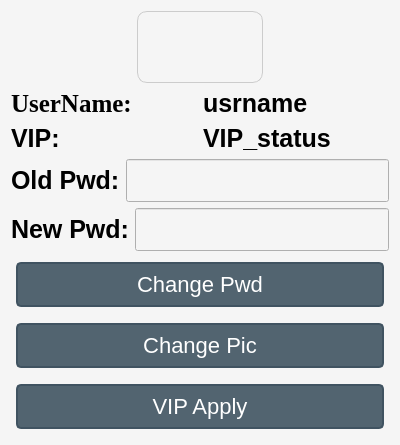
<?xml version="1.0" encoding="UTF-8"?>
<ui version="4.0">
 <class>EditInfo</class>
 <widget class="QWidget" name="EditInfo">
  <property name="geometry">
   <rect>
    <x>0</x>
    <y>0</y>
    <width>400</width>
    <height>445</height>
   </rect>
  </property>
  <property name="windowTitle">
   <string>Form</string>
  </property>
  <property name="styleSheet">
   <string notr="true">QWidget {
            background-color: rgba(245, 245, 245, 1); /* 主背景浅灰 */
            font-family: &quot;Times New Roman&quot;;
            font-size: 30px;
        }
QGraphicsView {
    border: 1px solid #cccccc; /* 设置边框颜色 */
    border-radius: 10px; /* 设置圆角 */
}

        QListWidget {
            background-color: rgba(64, 83, 97, 0.9); /* 列表背景颜色 */
            color: #FFFFFF; /* 列表文字颜色 */
            font-size: 20px;
            border: 2px solid rgba(64, 83, 97, 1); /* 边框颜色 */
            border-radius: 5px;
            padding: 5px;
        }

        QListWidget::item {
            background: rgba(64, 83, 97, 0.9);
            border: none;
            padding: 8px;
            margin: 2px;
        }

        QListWidget::item:hover {
            background: rgba(90, 110, 120, 1); /* 鼠标悬浮背景 */
        }

        QListWidget::item:selected {
            background: rgba(128, 160, 190, 1); /* 选中项背景 */
            color: #000000; /* 选中项文字颜色 */
        }

        QStackedWidget {
            background-color: rgba(255, 255, 255, 1); /* 主视图区域背景颜色 */
            border: 2px solid rgba(64, 83, 97, 1); /* 主视图区域边框 */
            border-radius: 5px;
            padding: 10px;
        }
        QPushButton {
              background-color: rgba(64, 83, 97, 0.9); /* 按钮背景颜色 */
              color: #FFFFFF; /* 按钮文字颜色 */
              font-size: 22px;
              border: 2px solid rgba(64, 83, 97, 1); /* 按钮边框颜色 */
              border-radius: 5px;
              padding: 8px 15px; /* 按钮内边距 */
              margin: 5px; /* 增加外边距让阴影显得明显 */
          }

          QPushButton:hover {
              background-color: rgba(90, 110, 120, 1); /* 鼠标悬浮背景 */
              color: #E6E6E6; /* 悬浮时文字颜色 */
              border: 2px solid rgba(64, 83, 97, 1); /* 保持边框颜色 */
          }

          QPushButton:pressed {
              background-color: rgba(128, 160, 190, 1); /* 按下时背景 */
              color: #000000; /* 按下时文字颜色 */
              border: 2px solid rgba(90, 110, 120, 1); /* 按下时边框颜色 */
          }
          QPushButton:disabled {
              background-color: rgba(200, 200, 200, 1); /* 禁用时背景 */
              color: #A0A0A0; /* 禁用时文字颜色 */
              border: 2px solid rgba(180, 180, 180, 1); /* 禁用时边框颜色 */
          }
QLabel {
    background: rgba(85, 170, 255, 0.0); /* 完全透明背景 */
    color: black;
    font-family: &quot;Times New Roman&quot;;
    font-size: 25px;
    font-weight: bold; /* 加粗 */
}</string>
  </property>
  <layout class="QHBoxLayout" name="horizontalLayout_6">
   <item>
    <layout class="QVBoxLayout" name="verticalLayout">
     <item>
      <layout class="QHBoxLayout" name="horizontalLayout_4" stretch="1,1,1">
       <item>
        <spacer name="horizontalSpacer">
         <property name="orientation">
          <enum>Qt::Horizontal</enum>
         </property>
         <property name="sizeHint" stdset="0">
          <size>
           <width>40</width>
           <height>20</height>
          </size>
         </property>
        </spacer>
       </item>
       <item>
        <widget class="QGraphicsView" name="pic_gv"/>
       </item>
       <item>
        <spacer name="horizontalSpacer_2">
         <property name="orientation">
          <enum>Qt::Horizontal</enum>
         </property>
         <property name="sizeHint" stdset="0">
          <size>
           <width>40</width>
           <height>20</height>
          </size>
         </property>
        </spacer>
       </item>
      </layout>
     </item>
     <item>
      <layout class="QHBoxLayout" name="horizontalLayout">
       <item>
        <widget class="QLabel" name="label">
         <property name="font">
          <font>
           <family>Times New Roman</family>
           <pointsize>-1</pointsize>
           <weight>75</weight>
           <bold>true</bold>
          </font>
         </property>
         <property name="text">
          <string>UserName:</string>
         </property>
        </widget>
       </item>
       <item>
        <widget class="QLabel" name="name_lb">
         <property name="text">
          <string>usrname</string>
         </property>
        </widget>
       </item>
      </layout>
     </item>
     <item>
      <layout class="QHBoxLayout" name="horizontalLayout_5">
       <item>
        <widget class="QLabel" name="label_5">
         <property name="text">
          <string>VIP:</string>
         </property>
        </widget>
       </item>
       <item>
        <widget class="QLabel" name="vip_lb">
         <property name="text">
          <string>VIP_status</string>
         </property>
        </widget>
       </item>
      </layout>
     </item>
     <item>
      <layout class="QHBoxLayout" name="horizontalLayout_2">
       <item>
        <widget class="QLabel" name="label_2">
         <property name="text">
          <string>Old Pwd:</string>
         </property>
        </widget>
       </item>
       <item>
        <widget class="QLineEdit" name="opwd_le"/>
       </item>
      </layout>
     </item>
     <item>
      <layout class="QHBoxLayout" name="horizontalLayout_3">
       <item>
        <widget class="QLabel" name="label_3">
         <property name="text">
          <string>New Pwd:</string>
         </property>
        </widget>
       </item>
       <item>
        <widget class="QLineEdit" name="npwd_le"/>
       </item>
      </layout>
     </item>
     <item>
      <widget class="QPushButton" name="changepwd_pb">
       <property name="text">
        <string>Change Pwd</string>
       </property>
      </widget>
     </item>
     <item>
      <widget class="QPushButton" name="changepic_pb">
       <property name="text">
        <string>Change Pic</string>
       </property>
      </widget>
     </item>
     <item>
      <widget class="QPushButton" name="VipApply_pb">
       <property name="text">
        <string>VIP Apply</string>
       </property>
      </widget>
     </item>
    </layout>
   </item>
  </layout>
 </widget>
 <resources/>
 <connections/>
</ui>
